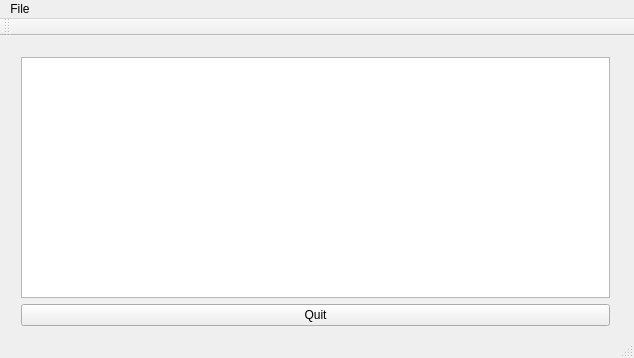
<?xml version="1.0" encoding="UTF-8"?>
<ui version="4.0">
 <class>Notepad</class>
 <widget class="QMainWindow" name="Notepad">
  <property name="geometry">
   <rect>
    <x>0</x>
    <y>0</y>
    <width>634</width>
    <height>358</height>
   </rect>
  </property>
  <property name="windowTitle">
   <string>Notepad</string>
  </property>
  <widget class="QWidget" name="centralWidget">
   <widget class="QWidget" name="">
    <property name="geometry">
     <rect>
      <x>10</x>
      <y>10</y>
      <width>611</width>
      <height>291</height>
     </rect>
    </property>
    <layout class="QVBoxLayout" name="verticalLayout">
     <item>
      <widget class="QTextEdit" name="textEdit"/>
     </item>
     <item>
      <widget class="QPushButton" name="quitButton">
       <property name="text">
        <string>Quit</string>
       </property>
      </widget>
     </item>
    </layout>
   </widget>
   <zorder>textEdit</zorder>
   <zorder>quitButton</zorder>
   <zorder>textEdit</zorder>
   <zorder>quitButton</zorder>
  </widget>
  <widget class="QMenuBar" name="menuBar">
   <property name="geometry">
    <rect>
     <x>0</x>
     <y>0</y>
     <width>634</width>
     <height>21</height>
    </rect>
   </property>
   <widget class="QMenu" name="menuFIle">
    <property name="title">
     <string>File</string>
    </property>
    <addaction name="actionOpen"/>
    <addaction name="actionSave"/>
   </widget>
   <addaction name="menuFIle"/>
  </widget>
  <widget class="QToolBar" name="mainToolBar">
   <attribute name="toolBarArea">
    <enum>TopToolBarArea</enum>
   </attribute>
   <attribute name="toolBarBreak">
    <bool>false</bool>
   </attribute>
  </widget>
  <widget class="QStatusBar" name="statusBar"/>
  <action name="actionOpen">
   <property name="text">
    <string>Open</string>
   </property>
   <property name="shortcutContext">
    <enum>Qt::WindowShortcut</enum>
   </property>
  </action>
  <action name="actionSave">
   <property name="text">
    <string>Save</string>
   </property>
  </action>
 </widget>
 <layoutdefault spacing="6" margin="11"/>
 <resources/>
 <connections/>
</ui>
